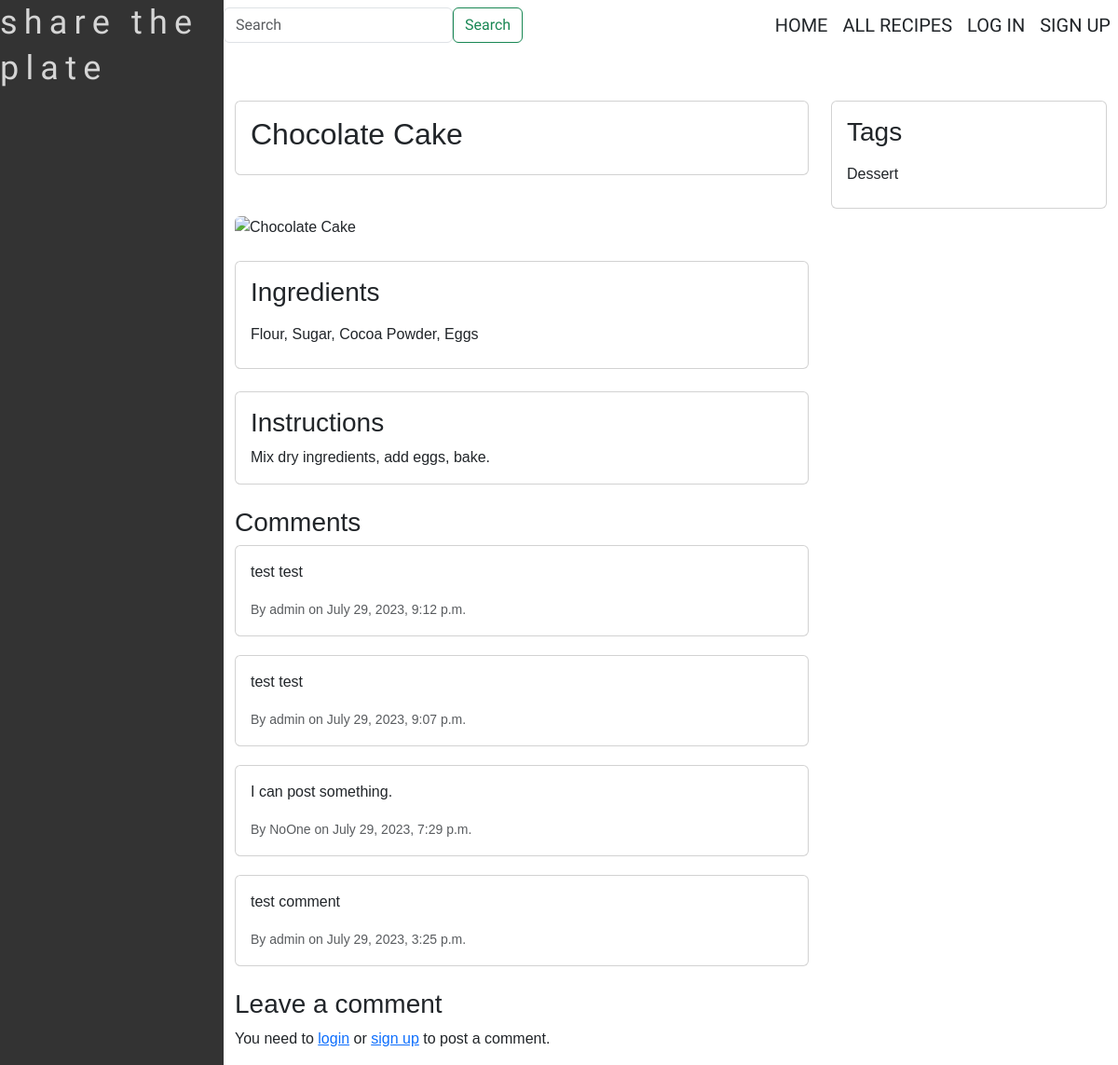
Page /recipe/chocolate-cake/ on the committed database.
### share_the_plate/models.py (models this page shows, shortened)
class Recipe(models.Model):
    title = models.CharField(max_length=255, unique=True)
    slug = models.SlugField(unique=True)
    ingredients = models.TextField()
    instructions = models.TextField()
    cooking_time = models.IntegerField(
        help_text='Enter cooking time in minutes'
    )
    difficulty_level = models.CharField(
        max_length=15,
        choices=DIFFICULTY_CHOICES,
        default='beginner',
    )
    featured_image = CloudinaryField('image', default='https://res.cloudinary.com/share-the-plate-cloud/image/upload/v1690654327/static/assets/images/placeholder_image.b16bf0e41648.jpg')
    categories = models.ManyToManyField('Category', related_name='recipes')
    tags = TaggableManager(blank=True)
    user = models.ForeignKey(User, on_delete=models.CASCADE)
    created_at = models.DateTimeField(auto_now_add=True)
    status = models.IntegerField(choices=STATUS, default=0)
    class Meta:
        ordering = ['-created_at']

class Comment(models.Model):
    body = models.TextField()
    user = models.ForeignKey(User, on_delete=models.CASCADE)
    recipe = models.ForeignKey(Recipe, on_delete=models.CASCADE)
    created_at = models.DateTimeField(auto_now_add=True)
    class Meta:
        ordering = ['-created_at']

### share_the_plate/views/recipe_views.py (the view)
# urls.py: path("recipe/<slug:slug>/", recipe_detail, name="recipe_detail"),
def recipe_detail(request, slug):
    recipe = get_object_or_404(Recipe, slug=slug)
    comments = Comment.objects.filter(recipe=recipe)
    new_comment = None
    if request.method == "POST":
        comment_form = CommentForm(data=request.POST)
        if comment_form.is_valid():
            new_comment = comment_form.save(commit=False)
            new_comment.recipe = recipe
            new_comment.user = request.user
            new_comment.save()
    else:
        comment_form = CommentForm()
    user_has_liked = False
    if request.user.is_authenticated:
        if Like.objects.filter(user=request.user, recipe=recipe).exists():
            user_has_liked = True
    return render(
        request,
        "share_the_plate/recipe_detail.html",
        {
            "recipe": recipe,
            "comments": comments,
            "new_comment": new_comment,
            "comment_form": comment_form,
            "user_has_liked": user_has_liked,
        },
    )

### share_the_plate/views/forms.py
class CommentForm(forms.ModelForm):
    class Meta:
        model = Comment
        fields = ['body']
        widgets = {
            'body': forms.Textarea(attrs={
                'class': 'form-control',
                'placeholder': 'Write your comment here...',
                'label': '',
                'rows': '3'
            }),
        }

### share_the_plate/templates/share_the_plate/recipe_detail.html (shortened to what this page needs)
{% extends 'base.html' %}
{% load static %}
{% block extra_css %}
<link rel="stylesheet" type="text/css" href="{% static 'assets/css/style_recipe.css' %}">
{% endblock %}
{% block content %}
<div class="container mt-4">
    <div class="row">
        <div class="col-md-8">
            <div class="card">
                <div class="card-body">
                    <h2 class="card-title">{{ recipe.title }}</h2>
                </div>
            </div>
            {% load cloudinary %}
            {% if recipe.featured_image.url %}
            <img class="img-fluid rounded mt-4" src="{{ recipe.featured_image.url }}" alt="{{ recipe.title }}"
                style="max-width: 200px;">
            {% else %}
            <img class="img-fluid rounded mt-4"
                src="https://res.cloudinary.com/share-the-plate-cloud/image/upload/v1690654327/static/assets/images/placeholder_image.b16bf0e41648.jpg"
                alt="{{ recipe.title }}" style="max-width: 200px;">
            {% endif %}
            <div class="card mt-4">
                <div class="card-body">
                    <h3>Ingredients</h3>
                    <ul class="list-group">
                        {% for ingredient in recipe.ingredients.splitlines %}
                        <li class="list-group-item">{{ ingredient }}</li>
                        {% endfor %}
                    </ul>
                </div>
            </div>
            <div class="card mt-4">
                <div class="card-body">
                    <h3>Instructions</h3>
                    <p class="card-text">{{ recipe.instructions }}</p>
                </div>
            </div>
        </div>
        <div class="col-md-4">
            <div class="card">
                <div class="card-body">
                    <h3>Tags</h3>
                    <ul class="list-group">
                        {% for tag in recipe.tags.all %}
                        <li class="list-group-item">{{ tag.name }}</li>
                        {% endfor %}
                    </ul>
                </div>
            </div>
        </div>
    </div>
    <div class="row mt-4">
        <div class="col-md-8">
            <h3>Comments</h3>
            {% for comment in recipe.comment_set.all %}
            <div class="card mt-2">
                <div class="card-body">
                    <p class="card-text">{{ comment.body }}</p>
                    <p class="card-text">
                        <small class="text-muted">By {{ comment.user.username }} on {{ comment.created_at }}</small>
                    </p>
                </div>
            </div>
            {% empty %}
            <p>No comments yet.</p>
            {% endfor %}
        </div>
    </div>
    <div class="row mt-4">
        <div class="col-md-8">
            <h3>Leave a comment</h3>
            {% if user.is_authenticated %}
            <form id="commentForm" method="post">
                {% csrf_token %}
                {{ comment_form.body }}
                <button type="submit" class="btn btn-primary">Post Comment</button>
            </form>
            {% else %}
            <p>You need to <a href="{% url 'share_the_plate:login' %}">login</a> or <a
                    href="{% url 'share_the_plate:signup' %}">sign up</a> to post a comment.</p>
            {% endif %}
        </div>
    </div>
</div>
{% endblock %}

### share_the_plate/templates/base.html (shortened to what this page needs)
{% load cloudinary %}
{% load static %}
<!DOCTYPE html>
<html lang="en">
<head>
    <link href="https://cdnjs.cloudflare.com/ajax/libs/font-awesome/5.15.3/css/all.min.css" rel="stylesheet">
    <link href="{% static 'assets/bootstrap/css/bootstrap.min.css' %}" rel="stylesheet">
    <link rel="stylesheet" type="text/css" href="{% static 'assets/css/style.css' %}">
    {% block extra_css %}{% endblock %}
</head>
<body>
    <div class="main-container">
        <div class="left-section d-none d-md-block">
            <h1 class="site-brand">share the plate</h1>
        </div>
        <div class="right-section">
            <nav class="navbar navbar-expand-lg">
                <div class="collapse navbar-collapse" id="navbarNav">
                    <form class="d-flex my-2 my-lg-0" method="get" action="{% url 'share_the_plate:search' %}">
                        <input class="form-control flex-grow-1 mr-2" type="search" placeholder="Search"
                            aria-label="Search" name="q">
                        <button class="btn btn-outline-success" type="submit">Search</button>
                    </form>
                    <ul class="navbar-nav ms-auto">
                        <li class="nav-item">
                            <a class="nav-link" href="{% url 'share_the_plate:index' %}">Home</a>
                        </li>
                        <li class="nav-item">
                            <a class="nav-link" href="{% url 'share_the_plate:recipe_list' %}">All Recipes</a>
                        </li>
                    </ul>
                    {% if request.user.is_authenticated %}
                    <ul class="navbar-nav">
                        <li class="nav-item">
                            <a href="{% url 'share_the_plate:recipe_create' %}" class="nav-link">Create a Recipe</a>
                        </li>
                    </ul>
                    <ul class="navbar-nav">
                        <li class="nav-item">
                            <a class="nav-link"
                                href="{% url 'share_the_plate:profile_info' request.user.username %}">Profile</a>
                        </li>
                        <li class="nav-item">
                            <a class="nav-link" href="{% url 'share_the_plate:logout' %}">Log Out</a>
                        </li>
                    </ul>
                    {% else %}
                    <ul class="navbar-nav">
                        <li class="nav-item">
                            <a class="nav-link" href="{% url 'share_the_plate:login' %}">Log In</a>
                        </li>
                        <li class="nav-item">
                            <a class="nav-link" href="{% url 'share_the_plate:signup' %}">Sign Up</a>
                        </li>
                    </ul>
                    {% endif %}
                </div>
            </nav>
            <div class="main-content">
                {% block content %}{% endblock %}
            </div>
        </div>
    </div>
</body>
</html>

### static/assets/css/style.css (style rules this page uses)
body { font-family: Arial, sans-serif; margin: 0; padding: 0; box-sizing: border-box; }
.navbar { background-color: #333; color: #fff; font-family: 'Anek Latin', sans-serif; font-style: normal; font-weight: 400; font-size: 20px; line-height: 22px; text-transform: uppercase; }
.navbar a, .navbar-toggler { color: #fff; }
.navbar-brand, .site-brand { font-family: 'Adamina'; font-style: normal; font-weight: 400; font-size: 36px; line-height: 49px; letter-spacing: 0.2em; text-transform: lowercase; color: #D5D5D5; margin: 0; }
.main-container { height: auto; min-height: 100vh; }
.left-section { background-color: #333; color: #fff; box-sizing: border-box; width: 20%; }
.right-section { width: 100%; }
@media (min-width: 768px) { .main-container { display: flex; flex-direction: row; } }
@media (min-width: 768px) { .right-section { width: 80%; } }
@media (min-width: 992px) { .navbar { background-color: #fff !important; color: #0F0F0F; } }
@media (min-width: 992px) { .navbar .nav-link { color: #212529; } }

### static/assets/css/style_recipe.css (style rules this page uses)
.container { margin-top: 30px; }
.card-title { display: flex; align-items: center; }
.img-fluid { border-radius: 10px; }
.list-group-item { border: none; padding-left: 0; }
.card:not(:last-child) { margin-bottom: 20px; }

### rows in the picture
Recipe: title "Chocolate Cake", splitlines "Flour, Sugar, Cocoa Powder, Eggs", instructions "Mix dry ingredients, add eggs, bake."
Tag: name "Dessert"
Comment: body "test test", user.username "admin", created_at "July 29, 2023, 9:12 p.m."
Comment: body "test test", user.username "admin", created_at "July 29, 2023, 9:07 p.m."
Comment: body "I can post something.", user.username "NoOne", created_at "July 29, 2023, 7:29 p.m."
Comment: body "test comment", user.username "admin", created_at "July 29, 2023, 3:25 p.m."
